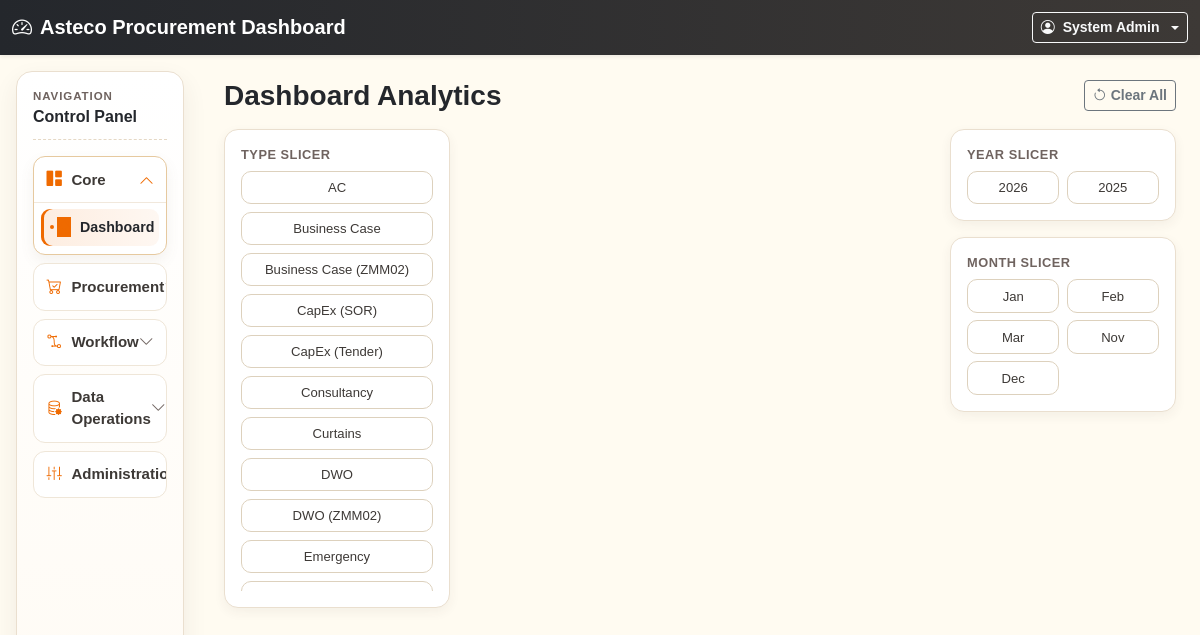
Page /dashboard/index.php (signed in) on the committed database.
### tables this page shows
CREATE TABLE types (
  id INT AUTO_INCREMENT PRIMARY KEY,
  type_name VARCHAR(120) NOT NULL UNIQUE,
  created_at DATETIME NULL,
  updated_at DATETIME NULL
);

### config/config.php (called while the page is built, shortened)
<?php
$env = [
    'db_host' => 'sql104.ezyro.com',
    'db_name' => 'ezyro_41363280_codex',
    'db_user' => 'ezyro_41363280',
    'db_pass' => 'baf55bc17e1',
    'app_name' => 'Asteco Procurement Dashboard',
    'base_url' => '/Codex'
];

### includes/functions.php (called while the page is built, shortened)
<?php
require_once __DIR__ . '/../config/config.php';
function app_setting(string $key, string $default = ''): string
{
    global $pdo;
    static $settings = null;
    if ($settings === null) {
        $rows = $pdo->query('SELECT setting_key, setting_value FROM app_settings')->fetchAll();
        $settings = [];
        foreach ($rows as $row) {
            $settings[$row['setting_key']] = $row['setting_value'];
        }
    }
    return $settings[$key] ?? $default;
}
function e(?string $value): string
{
    return htmlspecialchars((string)$value, ENT_QUOTES, 'UTF-8');
}
function user(): ?array
{
    return $_SESSION['user'] ?? null;
}
function has_role(array $roles): bool
{
    $currentUser = user();
    return in_array($currentUser['role_name'], $roles, true);
}
function has_permission(string $permissionKey): bool
{
    if (has_role(['Admin'])) {
        return true;
    }
    $permissions = role_permissions();
    return !empty($permissions[$permissionKey]);
}
function get_multi_filter(string $key): array
{
    if (!isset($_GET[$key])) {
        return [];
    }
    $raw = $_GET[$key];
    $vals = is_array($raw) ? $raw : explode(',', (string)$raw);
    $vals = array_values(array_filter(array_map(static fn($v) => trim((string)$v), $vals), static fn($v) => $v !== ''));
    return array_unique($vals);
}
function query_filters(): array
{
    return [
        'year' => get_multi_filter('year'),
        'month' => get_multi_filter('month'),
        'assigned_to' => get_multi_filter('assigned_to'),
        'contractor_id' => get_multi_filter('contractor_id'),
        'po_status_id' => get_multi_filter('po_status_id'),
        'type_id' => get_multi_filter('type_id'),
        'search' => trim($_GET['search'] ?? ''),
    ];
}

### dashboard/index.php (the view, shortened to what this page needs)
<?php
require_once __DIR__ . '/../layouts/header.php';
require_once __DIR__ . '/../layouts/sidebar.php';
$years = $pdo->query("SELECT DISTINCT YEAR(fact_date) y FROM vw_erp_document_facts ORDER BY y DESC")->fetchAll();
$months = $pdo->query("SELECT DISTINCT MONTH(fact_date) m FROM vw_erp_document_facts ORDER BY m ASC")->fetchAll();
$types = $pdo->query("SELECT id, type_name FROM types ORDER BY type_name")->fetchAll();
$filters = query_filters();
?>
<div class="d-flex justify-content-between align-items-center mb-3">
    <h3 class="mb-0">Dashboard Analytics</h3>
    <a class="btn btn-outline-secondary btn-sm" href="index.php"><i class="bi bi-arrow-counterclockwise me-1"></i>Clear All</a>
</div>
<div class="row g-3" id="dashboardFilters">
  <div class="col-md-3">
    <div class="card p-3"><div class="slicer-title">Type Slicer</div><div class="slicer-grid cols-1" style="max-height:420px;overflow:auto;">
      <?php foreach($types as $t): ?><button type="button" class="slicer-tile <?= in_array((string)$t['id'], array_map('strval', $filters['type_id']), true)?'active':'' ?>" data-filter="type_id" data-value="<?= $t['id'] ?>"><?= e($t['type_name']) ?></button><?php endforeach; ?>
    </div></div>
  </div>
  <div class="col-md-6"><div id="dashboardAjaxCharts"></div></div>
  <div class="col-md-3">
    <div class="card p-3 mb-3"><div class="slicer-title">Year Slicer</div><div class="slicer-grid cols-2">
      <?php foreach($years as $y): ?><button type="button" class="slicer-tile <?= in_array((string)$y['y'], array_map('strval', $filters['year']), true)?'active':'' ?>" data-filter="year" data-value="<?= $y['y'] ?>"><?= $y['y'] ?></button><?php endforeach; ?>
    </div></div>
    <div class="card p-3"><div class="slicer-title">Month Slicer</div><div class="slicer-grid cols-2">
      <?php foreach($months as $m): $label=date('M', mktime(0,0,0,$m['m'],1)); ?><button type="button" class="slicer-tile <?= in_array((string)$m['m'], array_map('strval', $filters['month']), true)?'active':'' ?>" data-filter="month" data-value="<?= $m['m'] ?>"><?= $label ?></button><?php endforeach; ?>
    </div></div>
  </div>
</div>
<?php require_once __DIR__ . '/../layouts/footer.php'; ?>

### layouts/header.php (shortened to what this page needs)
<?php require_once __DIR__ . '/../includes/auth.php'; ?>
<!doctype html>
<html lang="en">
<head>
    <title><?= e(app_setting('app_name', $env['app_name'])) ?></title>
    <link href="https://cdn.jsdelivr.net/npm/bootstrap@5.3.3/dist/css/bootstrap.min.css" rel="stylesheet">
    <link href="https://cdn.jsdelivr.net/npm/bootstrap-icons@1.11.3/font/bootstrap-icons.min.css" rel="stylesheet">
    <link href="https://cdn.datatables.net/1.13.8/css/dataTables.bootstrap5.min.css" rel="stylesheet">
    <link href="/Codex/assets/css/app.css" rel="stylesheet">
</head>
<body>
<nav class="navbar navbar-expand-lg topbar shadow-sm">
    <div class="container-fluid">
        <a class="navbar-brand fw-semibold" href="/Codex/dashboard/index.php"><i class="bi bi-speedometer2 me-2"></i><?= e(app_setting('app_name', $env['app_name'])) ?></a>
        <div class="ms-auto dropdown">
            <button class="btn btn-sm btn-outline-light dropdown-toggle d-flex align-items-center gap-2" data-bs-toggle="dropdown" aria-expanded="false">
                <i class="bi bi-person-circle"></i>
                <span class="d-none d-md-inline"><?= e(user()['full_name']) ?></span>
            </button>
        </div>
    </div>
</nav>
<div class="container-fluid">
    <div class="row">

### layouts/sidebar.php (shortened to what this page needs)
<?php
$currentPath = parse_url($_SERVER['REQUEST_URI'] ?? '', PHP_URL_PATH) ?: '';
$isActiveLink = static function (string $href) use ($currentPath): bool {
    return str_starts_with($currentPath, $href);
};
$menuGroups = [];
$menuGroups[] = [
    'id' => 'menu-core',
    'icon' => 'bi-grid-1x2-fill',
    'label' => 'Core',
    'items' => [
        ['href' => '/Codex/dashboard/index.php', 'icon' => 'bi-house-door', 'label' => 'Dashboard', 'show' => true],
    ],
];
$procurementItems = [
    ['href' => '/Codex/tracking/index.php', 'icon' => 'bi-table', 'label' => 'Tracking Database', 'show' => true],
    ['href' => '/Codex/pr/index.php', 'icon' => 'bi-journal-plus', 'label' => 'Create PR', 'show' => has_permission('pr_view') || has_permission('pr_add')],
    ['href' => '/Codex/po/index.php', 'icon' => 'bi-receipt', 'label' => 'Create PO', 'show' => has_permission('po_view') || has_permission('po_add')],
];
$menuGroups[] = ['id' => 'menu-procurement', 'icon' => 'bi-cart-check', 'label' => 'Procurement', 'items' => $procurementItems];
$workflowItems = [
    ['href' => '/Codex/workflow/index.php', 'icon' => 'bi-diagram-2', 'label' => 'Approval Hierarchy', 'show' => has_permission('workflow_hierarchy_view')],
    ['href' => '/Codex/workflow/inbox.php', 'icon' => 'bi-inboxes', 'label' => 'Workflow Inbox', 'show' => has_permission('workflow_action_view')],
    ['href' => '/Codex/doa/index.php', 'icon' => 'bi-diagram-2', 'label' => 'DOA Hierarchy', 'show' => has_role(['Admin'])],
    ['href' => '/Codex/poa/index.php', 'icon' => 'bi-diagram-3-fill', 'label' => 'POA Hierarchy', 'show' => has_role(['Admin'])],
];
$menuGroups[] = ['id' => 'menu-workflow', 'icon' => 'bi-bezier2', 'label' => 'Workflow', 'items' => $workflowItems];
$dataItems = [
    ['href' => '/Codex/imports/index.php', 'icon' => 'bi-upload', 'label' => 'Import', 'show' => true],
    ['href' => '/Codex/exports/index.php', 'icon' => 'bi-download', 'label' => 'Export', 'show' => true],
    ['href' => '/Codex/suppliers/index.php', 'icon' => 'bi-building', 'label' => 'Supplier/Vendor', 'show' => true],
    ['href' => '/Codex/finance/index.php', 'icon' => 'bi-cash-stack', 'label' => 'Finance', 'show' => has_permission('finance_view')],
    ['href' => '/Codex/master/index.php', 'icon' => 'bi-diagram-3', 'label' => 'Master Data', 'show' => has_role(['Admin'])],
];
$menuGroups[] = ['id' => 'menu-dataops', 'icon' => 'bi-database-gear', 'label' => 'Data Operations', 'items' => $dataItems];
$adminItems = [
    ['href' => '/Codex/users/index.php', 'icon' => 'bi-people', 'label' => 'Users', 'show' => has_role(['Admin'])],
    ['href' => '/Codex/roles/index.php', 'icon' => 'bi-shield-lock', 'label' => 'Roles', 'show' => has_role(['Admin'])],
    ['href' => '/Codex/settings/index.php', 'icon' => 'bi-gear', 'label' => 'Settings', 'show' => has_role(['Admin'])],
    ['href' => '/Codex/logs/index.php', 'icon' => 'bi-clock-history', 'label' => 'Audit Trail', 'show' => has_permission('logs_view')],
];
$menuGroups[] = ['id' => 'menu-admin', 'icon' => 'bi-sliders2-vertical', 'label' => 'Administration', 'items' => $adminItems];
?>
<div class="col-lg-3 col-xl-2 col-md-4 sidebar-wrap p-3">
    <aside class="sidebar modern-sidebar min-vh-100 p-3">
        <div class="sidebar-head mb-3">
            <div class="sidebar-eyebrow">Navigation</div>
            <div class="sidebar-title">Control Panel</div>
        </div>
        <nav class="sidebar-nav" aria-label="Sidebar menu">
            <ul class="list-unstyled m-0 sidebar-groups">
                <?php foreach ($menuGroups as $group): ?>
                    <?php
                    $visibleItems = array_values(array_filter($group['items'], static fn(array $item): bool => !empty($item['show'])));
                    $groupActive = false;
                    foreach ($visibleItems as $menuItem) {
                        if ($isActiveLink($menuItem['href'])) {
                            $groupActive = true;
                            break;
                        }
                    }
                    ?>
                    <li class="sidebar-group-item <?= $groupActive ? 'is-open' : '' ?>">
                        <button class="sidebar-group-toggle <?= $groupActive ? '' : 'collapsed' ?>" type="button" data-bs-toggle="collapse" data-bs-target="#<?= e($group['id']) ?>" aria-expanded="<?= $groupActive ? 'true' : 'false' ?>" aria-controls="<?= e($group['id']) ?>">
                            <span class="menu-main-left">
                                <i class="bi <?= e($group['icon']) ?>"></i>
                                <span><?= e($group['label']) ?></span>
                            </span>
                            <i class="bi bi-chevron-down menu-chevron"></i>
                        </button>
                        <div id="<?= e($group['id']) ?>" class="collapse submenu-collapse <?= $groupActive ? 'show' : '' ?>">
                            <ul class="list-unstyled mb-0 sidebar-submenu">
                                <?php foreach ($visibleItems as $menuItem): ?>
                                    <?php $activeItem = $isActiveLink($menuItem['href']); ?>
                                    <li>
                                        <a class="sidebar-submenu-link <?= $activeItem ? 'active' : '' ?>" href="<?= e($menuItem['href']) ?>">
                                            <i class="bi <?= e($menuItem['icon']) ?>"></i>
                                            <span><?= e($menuItem['label']) ?></span>
                                        </a>
                                    </li>
                                <?php endforeach; ?>
                            </ul>
                        </div>
                    </li>
                <?php endforeach; ?>
            </ul>
        </nav>
    </aside>
</div>
<div class="col-lg-9 col-xl-10 col-md-8 p-4 content-wrap">

### layouts/footer.php (shortened to what this page needs)
</div>
</div>
</div>
</body>
</html>

### assets/css/app.css (style rules this page uses)
:root { --asteco-orange: #EF6A00; --off-white: #FFFBF1; --sandstone: #EEE6DA; --tan: #D4BE97; --warm-grey: #6F635F; --charcoal: #3D3936; --jet-black: #24272C; --pure-white: #FFFFFF; --lavender: #C9A0C0; --sun: #FED34C; --sand: #CDA78E; --lagoon: #72B096; --sky: #78C6E0; }
* { font-family: Tahoma, Arial, sans-serif; }
body { font-size: .94rem; background: var(--off-white); color: var(--charcoal); line-height: 1.45; }
h1,h2,h3,h4,h5,h6 { color: var(--jet-black); font-weight: 700; }
.btn { font-weight: 600; }
.topbar { background: linear-gradient(90deg, var(--jet-black), var(--charcoal)); }
.navbar-brand { color: var(--pure-white) !important; font-weight: 700; }
.sidebar { background: var(--pure-white); border-right: 1px solid var(--sandstone); }
.content-wrap { background: var(--off-white); }
.card { border: 1px solid #eadfcf; border-radius: 14px; box-shadow: 0 4px 12px rgba(61,57,54,.06); }
.slicer-title { font-size: .8rem; text-transform: uppercase; letter-spacing: .04em; color: var(--warm-grey); margin-bottom: .4rem; font-weight: 600; }
.slicer-grid { display: grid; gap: .45rem; }
.slicer-grid.cols-2 { grid-template-columns: repeat(2, minmax(0,1fr)); }
.slicer-grid.cols-1 { grid-template-columns: repeat(1, minmax(0,1fr)); }
.slicer-tile { border: 1px solid #ddd1bd; border-radius: 10px; padding: .4rem .55rem; background: var(--pure-white); font-size: .82rem; cursor: pointer; transition: .2s ease; color: var(--charcoal); }
.sidebar-wrap { background: var(--off-white); }
.modern-sidebar { background: linear-gradient(180deg, #ffffff 0%, #fffaf2 100%); border: 1px solid #eadfcf; border-radius: 16px; box-shadow: 0 10px 24px rgba(61,57,54,.08); position: sticky; top: 1rem; }
.sidebar-head { padding-bottom: .7rem; border-bottom: 1px dashed #e5d8c5; }
.sidebar-eyebrow { font-size: .72rem; letter-spacing: .08em; text-transform: uppercase; color: var(--warm-grey); font-weight: 700; }
.sidebar-title { font-weight: 700; color: var(--jet-black); font-size: 1rem; }
.sidebar-groups { display: flex; flex-direction: column; gap: .5rem; margin-top: .65rem !important; }
.sidebar-group-item { border: 1px solid #efe6d8; border-radius: 12px; background: #fff; overflow: hidden; transition: box-shadow .2s ease, border-color .2s ease; }
.sidebar-group-item.is-open, .sidebar-group-item:hover { border-color: #e6c99f; box-shadow: 0 6px 14px rgba(111,99,95,.08); }
.sidebar-group-toggle { width: 100%; border: 0; background: transparent; color: var(--charcoal); display: flex; justify-content: space-between; align-items: center; padding: .72rem .78rem; font-weight: 700; text-align: left; }
.menu-main-left { display: inline-flex; align-items: center; gap: .6rem; }
.menu-main-left i { color: var(--asteco-orange); font-size: .96rem; }
.menu-chevron { color: var(--warm-grey); transition: transform .25s ease; }
.sidebar-group-toggle:not(.collapsed) .menu-chevron { transform: rotate(180deg); color: var(--asteco-orange); }
.submenu-collapse { border-top: 1px solid #f1e8dc; }
.sidebar-submenu { padding: .35rem .45rem .55rem .45rem; }
.sidebar-submenu-link { display: flex; align-items: center; gap: .55rem; padding: .5rem .58rem .5rem 1rem; border-radius: 9px; color: var(--warm-grey); text-decoration: none; font-weight: 600; font-size: .89rem; position: relative; }
.sidebar-submenu-link::before { content: ''; position: absolute; left: .52rem; top: 50%; width: 4px; height: 4px; margin-top: -2px; border-radius: 50%; background: #cbb79b; }
.sidebar-submenu-link i { font-size: .88rem; color: #8a7b71; }
.sidebar-submenu-link.active { background: linear-gradient(90deg, rgba(239,106,0,.12), rgba(239,106,0,.05)); color: var(--jet-black); box-shadow: inset 3px 0 0 var(--asteco-orange); }
.sidebar-submenu-link.active i, .sidebar-submenu-link.active::before { color: var(--asteco-orange); background: var(--asteco-orange); }

### rows in the picture
types: $t['id'] 9 (drawn), type_name "AC"
types: $t['id'] 1 (drawn), type_name "Business Case"
types: $t['id'] 2 (drawn), type_name "Business Case (ZMM02)"
types: $t['id'] 17 (drawn), type_name "CapEx (SOR)"
types: $t['id'] 16 (drawn), type_name "CapEx (Tender)"
types: $t['id'] 7 (drawn), type_name "Consultancy"
types: $t['id'] 14 (drawn), type_name "Curtains"
types: $t['id'] 18 (drawn), type_name "DWO"
types: $t['id'] 19 (drawn), type_name "DWO (ZMM02)"
types: $t['id'] 5 (drawn), type_name "Emergency"

### other values in the picture
app_setting('app_name', $env['app_name']) "Asteco Procurement Dashboard"
user()['full_name'] "System Admin"
$group['label'] "Core"
$menuItem['label'] "Dashboard"
$group['label'] "Procurement"
$group['label'] "Workflow"
$group['label'] "Data Operations"
$y['y'] "2026"
$y['y'] "2025"
$label "Jan"
$label "Feb"
$label "Mar"
$label "Nov"
$label "Dec"
